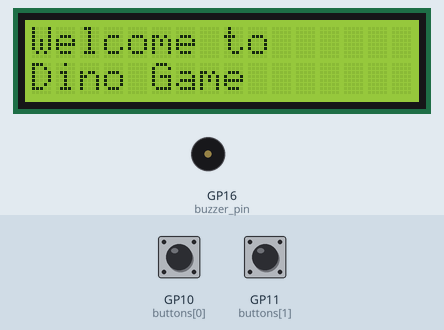
This program was run on a simulated Raspberry Pi Pico running MicroPython. Parts: 16×2 character LCD, buzzer (waves = sounding). Wiring (from the project's diagram.json): white button on GP10, red button on GP11, buzzer on GP16. The inputs (shaded band) are chosen by the test bench; at power-on: GP10 (buttons[0]) HIGH, GP11 (buttons[1]) HIGH. Files the program writes start out absent; random numbers come from a fixed seed; files that are not in the repository are absent; library files of the repository ran but are not shown: pico_i2c_lcd.py; what the program prints to the serial console is not drawn.

Above: at 1.2 s.
1.3 s: GP10 (buttons[0]) pulled LOW for 1 s
At 1.4 s:
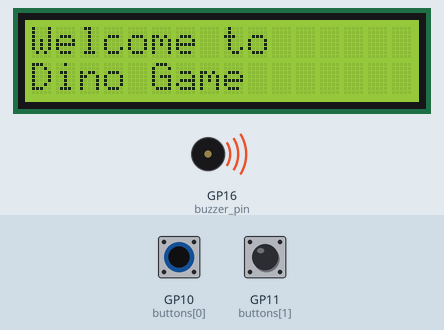
2.9 s: GP10 (buttons[0]) pulled LOW for 3.2 s
At 4.1 s:
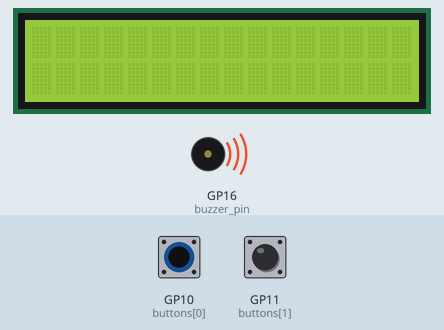
6.7 s: GP10 (buttons[0]) pulled LOW for 3.2 s
At 9.6 s:
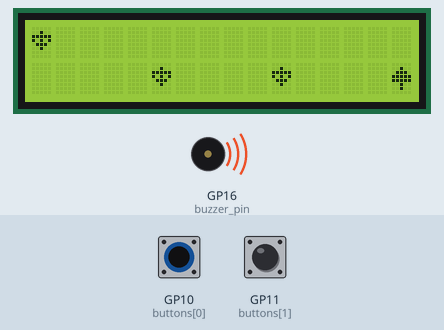
10.5 s: GP10 (buttons[0]) pulled LOW for 0.15 s
11.2 s: GP10 (buttons[0]) pulsed LOW 5 times (0.12 s each, 0.3 s apart)
14.2 s: GP10 (buttons[0]) pulled LOW for 1 s
At 15.7 s:
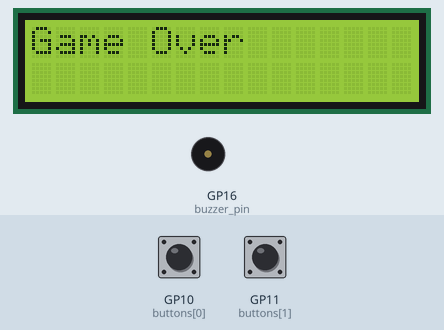
Timing chart, 0 to 17.2 s (numbered marks = the images above; inputs shaded):
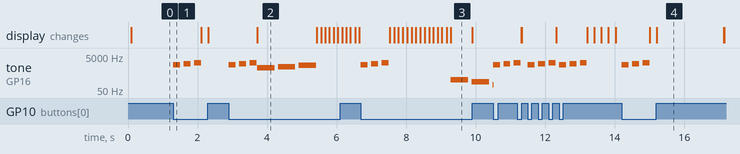

Measured:
- after the input at 1.3 s, tone on GP16 (buzzer_pin): plays 1500 Hz for 0.20 s, 1700 Hz for 0.20 s, 2000 Hz for 0.20 s, starting at once
- after the input at 14.2 s, tone on GP16 (buzzer_pin): plays 1500 Hz for 0.20 s, 1700 Hz for 0.20 s, 2000 Hz for 0.20 s, starting at once

The program:

main.py
```python
from LCDDisplay import LCDDisplay
from GameController import GameController
from Button import Button

# Initialize buttons
buttons = [
    Button(pin=10, name='white'),  # Jump
    Button(pin=11, name='red'),    # Restart
]

# Initialize LCD Display
lcd_display = LCDDisplay(sda_pin=0, scl_pin=1)

# Initialize Game Controller with the LCD display and buttons
game_controller = GameController(lcd_display, buttons, buzzer_pin=16)

# Start the game
game_controller.show_welcome_message()
```

LCDDisplay.py
```python
from machine import Pin, I2C
from pico_i2c_lcd import I2cLcd
import time

class LCDDisplay:
    def __init__(self, sda_pin, scl_pin):
        i2c = I2C(0, sda=Pin(sda_pin), scl=Pin(scl_pin), freq=400000)
        self.lcd = I2cLcd(i2c, 0x27, 2, 16)
        self.lcd.backlight_on()  # Ensure the backlight is on for brightness

    def clear(self):
        """Clears the LCD display."""
        self.lcd.clear()

    def blink_screen(self, times=3):
        """Blinks the screen a given number of times."""
        for _ in range(times):
            self.lcd.backlight_off()
            time.sleep(0.2)
            self.lcd.backlight_on()
            time.sleep(0.2)
```

GameController.py
```python
from CharacterDisplay import CharacterDisplay
from ObstacleDisplay import ObstacleDisplay
from ScoreBoard import ScoreBoard
from HighScore import HighScore
from Buzzer import Buzzer
from Button import Button
import time

class GameController:
    def __init__(self, lcd_display, buttons, buzzer_pin):
        self.lcd_display = lcd_display
        self.character_display = CharacterDisplay(self.lcd_display.lcd)
        self.obstacle_display = ObstacleDisplay(self.lcd_display.lcd)
        self.score_board = ScoreBoard()
        self.buzzer = Buzzer(buzzer_pin)
        self.high_score = HighScore()
        self.is_running = False
        self.game_over = False
        self.restart_requested = False
        self.game_speed = 1.0  # Initial game speed factor

        # Initialize buttons and set handlers
        self.buttons = buttons
        for button in buttons:
            button.setHandler(self)

        self.create_custom_characters()
        self.show_welcome_message()

    def create_custom_characters(self):
        """Creates custom characters for the LCD."""
        self.character_display.create_custom_characters()
        self.obstacle_display.create_custom_characters()

    def show_welcome_message(self):
        """Displays the welcome message at the start of the game."""
        self.lcd_display.clear()
        self.lcd_display.lcd.move_to(0, 0)
        self.lcd_display.lcd.putstr("Welcome to")
        self.lcd_display.lcd.move_to(0, 1)
        self.lcd_display.lcd.putstr("Dino Game")
        time.sleep(3)
        self.lcd_display.clear()
        self.start_game()

    def start_game(self):
        """Starts the game loop."""
        self.is_running = True
        self.game_over = False
        self.restart_requested = False
        self.buzzer.happy_sound()
        self.score_board.reset()  # Reset score at the start of the game
        self.character_display.set_running_frames(self.character_display.slow_running_frames)  # Start with slow frames
        self.game_speed = 1.0  # Reset game speed
        while self.is_running:
            self.lcd_display.clear()
            self.character_display.update()
            self.obstacle_display.update()
            self.character_display.draw()
            self.obstacle_display.draw()
            self.check_collision()
            self.increment_score_for_crossed_obstacles()
            print(f"Current score: {self.score_board.get_score()}")
            time.sleep(0.1 / self.game_speed)  # Adjust the delay to control the game loop speed

            if self.score_board.get_score() > 10:  # Increase speed after a certain score
                self.game_speed = 1.5
                self.character_display.set_running_frames(self.character_display.running_frames)

            if self.game_over:
                self.display_final_score()
                break

        self.ask_play_again()

    def check_collision(self):
        """Checks for collisions between the character and obstacles."""
        character_x, character_y = self.character_display.get_position()
        for obs_x, obs_y, obs_type in self.obstacle_display.get_obstacles():
            if obs_x == character_x and obs_y == character_y:
                self.is_running = False
                self.game_over = True
                self.buzzer.sad_sound()
                self.lcd_display.blink_screen()  # Blink screen to indicate game over
                self.display_game_over()
                time.sleep(3)  # Display "Game Over" for 3 seconds
                self.high_score.update_high_score(self.score_board.get_score())
                return

    def increment_score_for_crossed_obstacles(self):
        """Increments the score for each obstacle that has been crossed."""
        self.score_board.set_score(self.obstacle_display.get_crossed_obstacles())

    def display_game_over(self):
        """Displays 'Game Over' on the LCD."""
        self.lcd_display.clear()
        self.lcd_display.lcd.move_to(0, 0)
        self.lcd_display.lcd.putstr("Game Over")

    def display_final_score(self):
        """Displays the final score when the game is over."""
        final_score = self.score_board.get_score()
        self.high_score.update_high_score(final_score)
        self.lcd_display.clear()
        self.lcd_display.lcd.move_to(0, 0)
        self.lcd_display.lcd.putstr("Game Over")
        time.sleep(2)
        self.lcd_display.clear()
        self.lcd_display.lcd.move_to(0, 0)
        self.lcd_display.lcd.putstr(f"Score: {final_score}")
        self.lcd_display.lcd.move_to(0, 1)
        self.lcd_display.lcd.putstr(f"High Score: {self.high_score.get_high_score()}")
        time.sleep(3)
        self.ask_play_again()

    def ask_play_again(self):
        """Asks the player if they want to play again."""
        self.lcd_display.clear()
        self.lcd_display.lcd.move_to(0, 0)
        self.lcd_display.lcd.putstr("Play Again?")
        self.restart_requested = False
        while not self.restart_requested:
            time.sleep(0.1)

        if self.restart_requested:
            self.restart_game()

    def jump(self):
        """Makes the character jump."""
        print("Jump button pressed")
        self.buzzer.enjoy_sound()
        self.character_display.jump()

    def stop_jump(self):
        """Stops the character's jump."""
        print("Jump button released")
        self.character_display.stop_jump()

    def stop(self):
        """Stops the game."""
        self.is_running = False
        self.buzzer.stop()

    def reset_game(self):
        """Resets the game to the initial state."""
        self.character_display.reset()
        self.obstacle_display.reset()
        self.score_board.reset()

    def restart_game(self):
        """Restarts the game from the beginning."""
        self.reset_game()
        self.lcd_display.clear()
        self.show_welcome_message()

    def buttonPressed(self, name):
        """Handles button press events."""
        if name == 'white':
            self.jump()
        elif name == 'red':
            self.restart_requested = True

    def buttonReleased(self, name):
        """Handles button release events."""
        if name == 'white':
            self.stop_jump()
```

Button.py
```python
"""
# Button.py - Object-Oriented implementation of a Button
# Also added a simple implementation of a single analog Joystick
# Author: Arijit Sengupta
"""

from machine import Pin, ADC
import time
from Log import *

class Button:
    """
    A simple Button class
    Create the button using Button(pinnumber, name, handler)
    handler is typically self, and create two methods buttonPressed and buttonReleased
    to handle the push and release of the button.
    The name of the button will be passed back to the handler to identify
    which button was pressed/released
    """

    def __init__(self, pin, name, *, buttonhandler=None, lowActive=True):
        self._pinNo = pin
        self._name = name
        Log.i(f'Button constructor: create button {name} at pin {pin}')
        if lowActive:
            self._pin = Pin(pin, Pin.IN, Pin.PULL_UP)
        else:
            self._pin = Pin(pin, Pin.IN, Pin.PULL_DOWN)
        self._debounce_time = 0
        self._lowActive = lowActive
        self._lastStatus = None
        self._buttonhandler = buttonhandler
        self._pin.irq(trigger = Pin.IRQ_FALLING | Pin.IRQ_RISING, handler = self._callback)

    def isPressed(self):
        """ Check if the button is pressed or not - useful if polling """

        return (self._lowActive and self._pin.value() ==0) or (not self._lowActive and self._pin.value() == 1)

    def setHandler(self, buttonhandler):
        """ A class that has buttonPressed(name) and buttonReleased(name) methods """

        self._buttonhandler = buttonhandler

    def _callback(self, pin):
        """ The private interrupt handler - will call appropriate handlers """

        t = time.ticks_ms()
        v = self._pin.value()
        if ((self._lastStatus == None or self._lastStatus != v) and t-self._debounce_time) > 50:
            self._debounce_time=t
            self._lastStatus = v
            if self._buttonhandler is not None:
                if self.isPressed():
                    self._buttonhandler.buttonPressed(self._name)
                else:
                    self._buttonhandler.buttonReleased(self._name)
        #self._debounce_time=t

class Joystick(Button):
    """
    A joystick is technically more than a Button, but this is an example
    of using a subclass to inherit some functionality, and adding other
    functions as needed.

    So we implement a Joystick as a subclass of a button, with the internal
    button inherited from the Button class, and the horizontal and vertical
    axes implemented as ADC pin implementations.

    Interestingly, we may have looked into AnalogSensor as well, but there is
    no tripping of a Joystick so we don't need that.
    """

    # Some constants to store some basic conditions
    LOW = 0
    HIGH = 65535
    MID = 32760

    # Joystick status codes
    CENTER = 0
    UP = 1
    DOWN = 2
    LEFT = 3
    RIGHT = 4
    MOVING = 5

    # Status text
    statuscodes = ['Center', 'Up', 'Down', 'Left', 'Right', 'Moving']

    def __init__(self, vpin, hpin, swpin, name, *, buttonhandler=None, delta=1000):
        # Let the superclass handle all button functionality
        super().__init__(swpin, name, buttonhandler=buttonhandler, lowActive=True)
        Log.i(f'Joystick constructor: create joystick at v:{vpin}, h:{hpin}')

        # H and V axis pins must be standard ADC supporting
        if vpin <26 or vpin > 28 or hpin < 26 or hpin > 28:
            raise ValueError("Joystick Error: must connect v/h to ADC pins")

        self._v = ADC(vpin)
        self._h = ADC(hpin)
        self._delta = delta

    def getData(self):
        """
        A simple method to return the x and y values
        """

        return (self._h.read_u16(), self._v.read_u16())

    def getStatusCode(self):
        """
        Return the status code of the joystick
        0 - center, 1 left 2 right 3 up 4 down
        5 if it is not quite in any distinct position
        """

        (x,y) = self.getData()

        if x < self.LOW + self._delta:
            return self.RIGHT
        if x > self.HIGH - self._delta:
            return self.LEFT
        if y < self.LOW + self._delta:
            return self.DOWN
        if y > self.HIGH - self._delta:
            return self.UP
        if x > self.MID - self._delta and x < self.MID + self._delta and y > self.MID - self._delta and y < self.MID + self._delta:
            return self.CENTER
        return self.MOVING

    def getStatus(self):
        """
        Get the status of the joystick in text
        center, left, right, up, down, moving
        """

        return Joystick.statuscodes[self.getStatusCode()]
```

CharacterDisplay.py
```python
class CharacterDisplay:
    def __init__(self, lcd):
        self.lcd = lcd
        self.x = 0
        self.y = 1  # Bottom line of the display
        self.is_jumping = False
        self.slow_running_frames = [
            [
                0b00100,  # Head
                0b01110,  # Body
                0b00100,  # Body
                0b01110,  # Arms
                0b10101,  # Arms
                0b00100,  # Body
                0b01010,  # Legs
                0b10001   # Legs
            ],
            [
                0b00100,  # Head
                0b01110,  # Body
                0b00100,  # Body
                0b01110,  # Arms
                0b10101,  # Arms
                0b00100,  # Body
                0b10010,  # Legs
                0b01001   # Legs
            ]
        ]
        self.running_frames = self.slow_running_frames
        self.jumping_frame = [
            0b00100,  # Head
            0b01110,  # Body
            0b00100,  # Body
            0b01110,  # Arms
            0b10101,  # Arms
            0b01010,  # Legs
            0b01010,  # Legs
            0b00000   # Empty
        ]
        self.current_frame = 0
        self.frame_count = 0
        self.max_frame_count = 5  # Change frame every 5 updates
        self.create_custom_characters()

    def create_custom_characters(self):
        self.lcd.custom_char(0, bytearray(self.running_frames[self.current_frame]))

    def jump(self):
        """Initiates the jump."""
        self.is_jumping = True
        self.y = 0  # Move to the top line
        self.lcd.custom_char(0, bytearray(self.jumping_frame))

    def stop_jump(self):
        """Stops the jump and returns to the bottom line."""
        self.is_jumping = False
        self.y = 1  # Return to the bottom line
        self.lcd.custom_char(0, bytearray(self.running_frames[self.current_frame]))

    def update(self):
        """Updates the character's position and animation frame."""
        self.frame_count += 1
        if self.frame_count >= self.max_frame_count:
            self.frame_count = 0
            self.current_frame = (self.current_frame + 1) % len(self.running_frames)
            if not self.is_jumping:
                self.lcd.custom_char(0, bytearray(self.running_frames[self.current_frame]))

        self.draw()

    def draw(self):
        """Draws the character at the current position on the LCD."""
        self.lcd.move_to(self.x, self.y)
        self.lcd.putchar(chr(0))  # Custom character for the human

    def reset(self):
        """Resets the character's position and jump state."""
        self.x = 0
        self.y = 1  # Ensure the character is at the bottom of the display
        self.is_jumping = False
        self.frame_count = 0
        self.current_frame = 0
        self.lcd.custom_char(0, bytearray(self.running_frames[self.current_frame]))

    def get_position(self):
        """Returns the current position of the character."""
        return self.x, self.y

    def set_running_frames(self, frames):
        """Sets the running frames to control animation speed."""
        self.running_frames = frames
        self.create_custom_characters()
```

ScoreBoard.py
```python
class ScoreBoard:
    def __init__(self):
        self.score = 0

    def increment(self):
        self.score += 1

    def set_score(self, score):
        self.score = score

    def reset(self):
        self.score = 0

    def get_score(self):
        return self.score

    def draw(self, lcd):
        lcd.move_to(0, 0)
        lcd.putstr(f"Score: {self.score:<5}")  # Ensure the score string fits the display width
```

HighScore.py
```python
import ujson as json

class HighScore:
    def __init__(self, filename="high_score.json"):
        self.filename = filename
        self.high_score = self.load_high_score()

    def load_high_score(self):
        """Loads the high score from a file."""
        try:
            with open(self.filename, 'r') as file:
                data = json.load(file)
                return data.get('high_score', 0)
        except (OSError, ValueError):
            return 0

    def save_high_score(self):
        """Saves the high score to a file."""
        try:
            with open(self.filename, 'w') as file:
                json.dump({'high_score': self.high_score}, file)
        except OSError:
            pass

    def update_high_score(self, score):
        """Updates the high score if the current score is higher and saves it."""
        if score > self.high_score:
            self.high_score = score
            self.save_high_score()

    def reset(self):
        """Resets the high score (if desired)."""
        self.high_score = 0
        self.save_high_score()

    def get_high_score(self):
        """Returns the current high score."""
        return self.high_score
```

Buzzer.py
```python
from machine import Pin, PWM
import time

class Buzzer:
    def __init__(self, pin):
        self.buzzer = PWM(Pin(pin))
        self.buzzer.duty_u16(0)  # Ensure the buzzer is off initially

    def play_tone(self, frequency, duration):
        """Plays a tone at a specific frequency for a given duration."""
        self.buzzer.freq(frequency)
        self.buzzer.duty_u16(1000)  # Set duty cycle to make the sound audible
        time.sleep(duration)
        self.buzzer.duty_u16(0)  # Turn off the buzzer after the duration

    def happy_sound(self):
        """Plays a happy sound."""
        self.play_tone(1000, 0.5)
        time.sleep(0.1)
        self.play_tone(1200, 0.5)
        time.sleep(0.1)
        self.play_tone(1400, 0.5)

    def sad_sound(self):
        """Plays a sad sound."""
        self.play_tone(200, 0.5)
        time.sleep(0.1)
        self.play_tone(150, 0.5)
        time.sleep(0.1)
        self.play_tone(100, 0.5)

    def enjoy_sound(self):
        """Plays an enjoyment sound."""
        self.play_tone(1500, 0.2)
        time.sleep(0.1)
        self.play_tone(1700, 0.2)
        time.sleep(0.1)
        self.play_tone(2000, 0.2)

    def stop(self):
        """Stops any sound from the buzzer."""
        self.buzzer.duty_u16(0)
```

Source omitted: ObstacleDisplay.py (3476 bytes), Log.py (1601 bytes)
